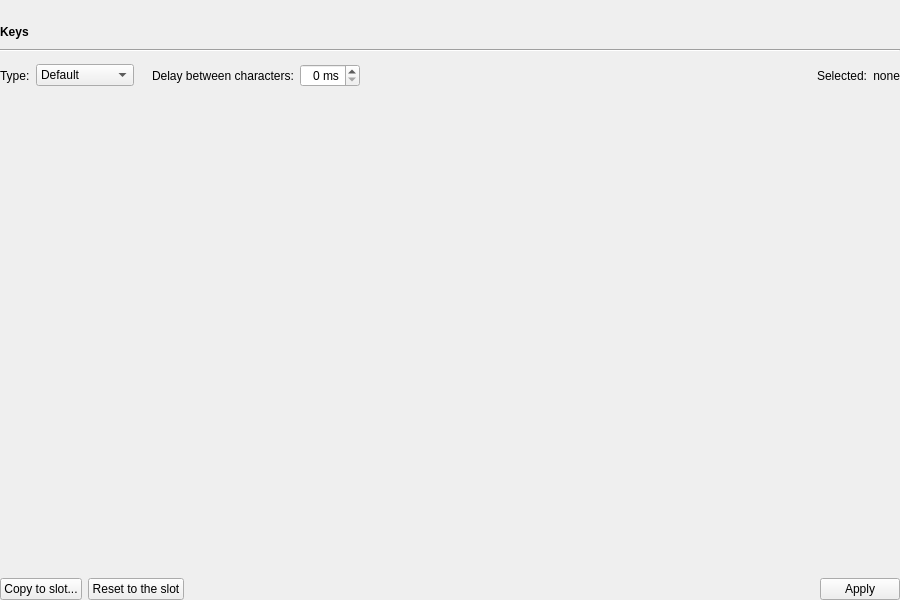
<?xml version="1.0" encoding="UTF-8"?>
<ui version="4.0">
 <class>HwBindWidget</class>
 <widget class="QWidget" name="HwBindWidget">
  <property name="geometry">
   <rect>
    <x>0</x>
    <y>0</y>
    <width>900</width>
    <height>600</height>
   </rect>
  </property>
  <property name="windowTitle">
   <string notr="true">Form</string>
  </property>
  <layout class="QVBoxLayout" name="top" stretch="0,0,0,0,0,1">
   <property name="leftMargin">
    <number>0</number>
   </property>
   <property name="topMargin">
    <number>0</number>
   </property>
   <property name="rightMargin">
    <number>0</number>
   </property>
   <property name="bottomMargin">
    <number>0</number>
   </property>
   <item>
    <widget class="QLabel" name="banner">
     <property name="wordWrap">
      <bool>true</bool>
     </property>
    </widget>
   </item>
   <item>
    <widget class="QLabel" name="keysTitle">
     <property name="minimumSize">
      <size>
       <width>0</width>
       <height>23</height>
      </size>
     </property>
     <property name="font">
      <font>
       <bold>true</bold>
      </font>
     </property>
     <property name="text">
      <string>Keys</string>
     </property>
    </widget>
   </item>
   <item>
    <widget class="Line" name="keysLine">
     <property name="orientation">
      <enum>Qt::Horizontal</enum>
     </property>
    </widget>
   </item>
   <item>
    <widget class="QWidget" name="keysHolder" native="true"/>
   </item>
   <item>
    <widget class="HwEditorBox" name="editorBox" native="true">
     <layout class="QVBoxLayout" name="boxLayout" stretch="0,1,0,0,0">
      <property name="leftMargin">
       <number>0</number>
      </property>
      <property name="topMargin">
       <number>0</number>
      </property>
      <property name="rightMargin">
       <number>0</number>
      </property>
      <property name="bottomMargin">
       <number>0</number>
      </property>
      <item>
       <layout class="QHBoxLayout" name="typeRow" stretch="0,0,0,0,1,0">
        <item>
         <widget class="QLabel" name="typeLabel">
          <property name="text">
           <string>Type:</string>
          </property>
         </widget>
        </item>
        <item>
         <widget class="QComboBox" name="typeBox">
          <item>
           <property name="text">
            <string>Default</string>
           </property>
          </item>
          <item>
           <property name="text">
            <string>Remap</string>
           </property>
          </item>
          <item>
           <property name="text">
            <string>Macro</string>
           </property>
          </item>
          <item>
           <property name="text">
            <string>Text</string>
           </property>
          </item>
          <item>
           <property name="text">
            <string>Kept as read</string>
           </property>
          </item>
         </widget>
        </item>
        <item>
         <spacer name="typeSpacer">
          <property name="orientation">
           <enum>Qt::Horizontal</enum>
          </property>
          <property name="sizeType">
           <enum>QSizePolicy::Fixed</enum>
          </property>
          <property name="sizeHint" stdset="0">
           <size>
            <width>12</width>
            <height>0</height>
           </size>
          </property>
         </spacer>
        </item>
        <item>
         <widget class="QWidget" name="textDelayBox" native="true">
          <layout class="QHBoxLayout" name="textDelayLayout">
           <property name="leftMargin">
            <number>0</number>
           </property>
           <property name="topMargin">
            <number>0</number>
           </property>
           <property name="rightMargin">
            <number>0</number>
           </property>
           <property name="bottomMargin">
            <number>0</number>
           </property>
           <item>
            <widget class="QLabel" name="textDelayLabel">
             <property name="text">
              <string>Delay between characters:</string>
             </property>
            </widget>
           </item>
           <item>
            <widget class="QSpinBox" name="textDelay">
             <property name="alignment">
              <set>Qt::AlignRight|Qt::AlignVCenter</set>
             </property>
             <property name="suffix">
              <string> ms</string>
             </property>
            </widget>
           </item>
          </layout>
         </widget>
        </item>
        <item>
         <spacer name="typeStretch">
          <property name="orientation">
           <enum>Qt::Horizontal</enum>
          </property>
          <property name="sizeHint" stdset="0">
           <size>
            <width>0</width>
            <height>0</height>
           </size>
          </property>
         </spacer>
        </item>
        <item>
         <widget class="QWidget" name="selectedBlock" native="true">
          <layout class="QHBoxLayout" name="selectedLayout" stretch="0,1">
           <property name="leftMargin">
            <number>0</number>
           </property>
           <property name="topMargin">
            <number>0</number>
           </property>
           <property name="rightMargin">
            <number>0</number>
           </property>
           <property name="bottomMargin">
            <number>0</number>
           </property>
           <item>
            <widget class="QLabel" name="selectedTitle">
             <property name="text">
              <string>Selected:</string>
             </property>
            </widget>
           </item>
           <item>
            <widget class="QLabel" name="selectedKeys">
             <property name="text">
              <string>none</string>
             </property>
             <property name="alignment">
              <set>Qt::AlignRight|Qt::AlignVCenter</set>
             </property>
            </widget>
           </item>
          </layout>
         </widget>
        </item>
       </layout>
      </item>
      <item>
       <widget class="QStackedWidget" name="pages">
        <widget class="QWidget" name="defaultPage"/>
        <widget class="QWidget" name="remapPage">
         <layout class="QVBoxLayout" name="remapLayout">
          <property name="leftMargin">
           <number>0</number>
          </property>
          <property name="topMargin">
           <number>0</number>
          </property>
          <property name="rightMargin">
           <number>0</number>
          </property>
          <property name="bottomMargin">
           <number>0</number>
          </property>
          <item>
           <widget class="QTabWidget" name="remapTabs">
            <property name="currentIndex">
             <number>0</number>
            </property>
            <widget class="QWidget" name="keyboardTab">
             <attribute name="title">
              <string>Keyboard</string>
             </attribute>
             <widget class="QWidget" name="keyboardKeys" native="true"/>
             <widget class="QWidget" name="imitateColumn" native="true">
              <property name="minimumSize">
               <size>
                <width>240</width>
                <height>0</height>
               </size>
              </property>
              <property name="maximumSize">
               <size>
                <width>240</width>
                <height>16777215</height>
               </size>
              </property>
              <layout class="QVBoxLayout" name="imitateLayout">
               <property name="leftMargin">
                <number>0</number>
               </property>
               <property name="topMargin">
                <number>0</number>
               </property>
               <property name="rightMargin">
                <number>0</number>
               </property>
               <property name="bottomMargin">
                <number>0</number>
               </property>
               <item>
                <widget class="QCheckBox" name="imitateCheck">
                 <property name="toolTip">
                  <string>Holds the key: On press for the time below, Toggle until the key is pressed again. iCUE offers it on the keys of its keyboard, not on the media keys.</string>
                 </property>
                 <property name="text">
                  <string>Imitate holding key</string>
                 </property>
                </widget>
               </item>
               <item>
                <widget class="QComboBox" name="imitateMode">
                 <item>
                  <property name="text">
                   <string>On press</string>
                  </property>
                 </item>
                 <item>
                  <property name="text">
                   <string>Toggle</string>
                  </property>
                 </item>
                </widget>
               </item>
               <item>
                <widget class="QWidget" name="terminateRow" native="true">
                 <layout class="QHBoxLayout" name="terminateLayout">
                  <property name="leftMargin">
                   <number>0</number>
                  </property>
                  <property name="topMargin">
                   <number>0</number>
                  </property>
                  <property name="rightMargin">
                   <number>0</number>
                  </property>
                  <property name="bottomMargin">
                   <number>0</number>
                  </property>
                  <item>
                   <widget class="QLabel" name="terminateLabel">
                    <property name="text">
                     <string>Terminate in:</string>
                    </property>
                   </widget>
                  </item>
                  <item>
                   <widget class="QDoubleSpinBox" name="terminateSpin">
                    <property name="minimumSize">
                     <size>
                      <width>100</width>
                      <height>0</height>
                     </size>
                    </property>
                    <property name="maximumSize">
                     <size>
                      <width>100</width>
                      <height>16777215</height>
                     </size>
                    </property>
                    <property name="suffix">
                     <string> s</string>
                    </property>
                    <property name="decimals">
                     <number>1</number>
                    </property>
                    <property name="minimum">
                     <double>0.100000000000000</double>
                    </property>
                    <property name="maximum">
                     <double>99999.000000000000000</double>
                    </property>
                    <property name="singleStep">
                     <double>0.100000000000000</double>
                    </property>
                   </widget>
                  </item>
                  <item>
                   <spacer name="terminateStretch">
                    <property name="orientation">
                     <enum>Qt::Horizontal</enum>
                    </property>
                    <property name="sizeHint" stdset="0">
                     <size>
                      <width>0</width>
                      <height>0</height>
                     </size>
                    </property>
                   </spacer>
                  </item>
                 </layout>
                </widget>
               </item>
               <item>
                <spacer name="imitateStretch">
                 <property name="orientation">
                  <enum>Qt::Vertical</enum>
                 </property>
                 <property name="sizeHint" stdset="0">
                  <size>
                   <width>0</width>
                   <height>0</height>
                  </size>
                 </property>
                </spacer>
               </item>
              </layout>
             </widget>
            </widget>
            <widget class="QWidget" name="mouseTab">
             <attribute name="title">
              <string>Mouse</string>
             </attribute>
             <layout class="QVBoxLayout" name="mouseLayout">
              <item>
               <widget class="QLabel" name="mouseLabel">
                <property name="text">
                 <string>Button:</string>
                </property>
               </widget>
              </item>
              <item>
               <widget class="QRadioButton" name="mouse1Radio">
                <property name="text">
                 <string>Mouse1 (Left)</string>
                </property>
                <attribute name="buttonGroup">
                 <string notr="true">mouseGroup</string>
                </attribute>
               </widget>
              </item>
              <item>
               <widget class="QRadioButton" name="mouse2Radio">
                <property name="text">
                 <string>Mouse2 (Right)</string>
                </property>
                <attribute name="buttonGroup">
                 <string notr="true">mouseGroup</string>
                </attribute>
               </widget>
              </item>
              <item>
               <widget class="QRadioButton" name="mouse3Radio">
                <property name="text">
                 <string>Mouse3 (Middle)</string>
                </property>
                <attribute name="buttonGroup">
                 <string notr="true">mouseGroup</string>
                </attribute>
               </widget>
              </item>
              <item>
               <widget class="QRadioButton" name="mouse4Radio">
                <property name="text">
                 <string>Mouse4 (Back)</string>
                </property>
                <attribute name="buttonGroup">
                 <string notr="true">mouseGroup</string>
                </attribute>
               </widget>
              </item>
              <item>
               <widget class="QRadioButton" name="mouse5Radio">
                <property name="text">
                 <string>Mouse5 (Forward)</string>
                </property>
                <attribute name="buttonGroup">
                 <string notr="true">mouseGroup</string>
                </attribute>
               </widget>
              </item>
              <item>
               <spacer name="mouseStretch">
                <property name="orientation">
                 <enum>Qt::Vertical</enum>
                </property>
                <property name="sizeHint" stdset="0">
                 <size>
                  <width>0</width>
                  <height>0</height>
                 </size>
                </property>
               </spacer>
              </item>
             </layout>
            </widget>
            <widget class="QWidget" name="shortcutTab">
             <attribute name="title">
              <string>Shortcut</string>
             </attribute>
             <widget class="QWidget" name="shortcutKeys" native="true"/>
             <widget class="QWidget" name="shortcutColumn" native="true">
              <property name="minimumSize">
               <size>
                <width>240</width>
                <height>0</height>
               </size>
              </property>
              <property name="maximumSize">
               <size>
                <width>240</width>
                <height>16777215</height>
               </size>
              </property>
              <layout class="QGridLayout" name="shortcutGrid">
               <property name="leftMargin">
                <number>0</number>
               </property>
               <property name="topMargin">
                <number>0</number>
               </property>
               <property name="rightMargin">
                <number>0</number>
               </property>
               <property name="bottomMargin">
                <number>0</number>
               </property>
               <item row="0" column="0" colspan="2">
                <widget class="HwShortcutChips" name="shortcutChips" native="true"/>
               </item>
               <item row="1" column="0">
                <widget class="QPushButton" name="winButton">
                 <property name="text">
                  <string>Win</string>
                 </property>
                 <property name="checkable">
                  <bool>true</bool>
                 </property>
                </widget>
               </item>
               <item row="1" column="1">
                <widget class="QPushButton" name="ctrlButton">
                 <property name="text">
                  <string>Ctrl</string>
                 </property>
                 <property name="checkable">
                  <bool>true</bool>
                 </property>
                </widget>
               </item>
               <item row="2" column="0">
                <widget class="QPushButton" name="altButton">
                 <property name="text">
                  <string>Alt</string>
                 </property>
                 <property name="checkable">
                  <bool>true</bool>
                 </property>
                </widget>
               </item>
               <item row="2" column="1">
                <widget class="QPushButton" name="shiftButton">
                 <property name="text">
                  <string>Shift</string>
                 </property>
                 <property name="checkable">
                  <bool>true</bool>
                 </property>
                </widget>
               </item>
               <item row="3" column="0" colspan="2">
                <spacer name="shortcutStretch">
                 <property name="orientation">
                  <enum>Qt::Vertical</enum>
                 </property>
                 <property name="sizeHint" stdset="0">
                  <size>
                   <width>0</width>
                   <height>0</height>
                  </size>
                 </property>
                </spacer>
               </item>
               <item row="4" column="0">
                <widget class="QPushButton" name="clearShortcutButton">
                 <property name="text">
                  <string>Clear</string>
                 </property>
                </widget>
               </item>
              </layout>
             </widget>
            </widget>
            <widget class="QWidget" name="languageTab">
             <attribute name="title">
              <string>Language keys</string>
             </attribute>
             <layout class="QHBoxLayout" name="languageRow" stretch="0,0,1">
              <item alignment="Qt::AlignTop">
               <widget class="QLabel" name="languageLabel">
                <property name="text">
                 <string>Key:</string>
                </property>
               </widget>
              </item>
              <item alignment="Qt::AlignTop">
               <widget class="QComboBox" name="languageBox">
                <property name="minimumSize">
                 <size>
                  <width>300</width>
                  <height>0</height>
                 </size>
                </property>
                <item>
                 <property name="text">
                  <string>Lang1 (Hangul/English)</string>
                 </property>
                </item>
                <item>
                 <property name="text">
                  <string>Lang2 (Hanja)</string>
                 </property>
                </item>
                <item>
                 <property name="text">
                  <string>International1 (Ro)</string>
                 </property>
                </item>
                <item>
                 <property name="text">
                  <string>International2 (Katakana/Hiragana)</string>
                 </property>
                </item>
                <item>
                 <property name="text">
                  <string>International3 (Yen)</string>
                 </property>
                </item>
                <item>
                 <property name="text">
                  <string>International4 (Henkan)</string>
                 </property>
                </item>
                <item>
                 <property name="text">
                  <string>International5 (Muhenkan)</string>
                 </property>
                </item>
                <item>
                 <property name="text">
                  <string>Non-US # and ~</string>
                 </property>
                </item>
                <item>
                 <property name="text">
                  <string>Non-US \ and |</string>
                 </property>
                </item>
               </widget>
              </item>
              <item>
               <spacer name="languageStretch">
                <property name="orientation">
                 <enum>Qt::Horizontal</enum>
                </property>
                <property name="sizeHint" stdset="0">
                 <size>
                  <width>0</width>
                  <height>0</height>
                 </size>
                </property>
               </spacer>
              </item>
             </layout>
            </widget>
           </widget>
          </item>
         </layout>
        </widget>
        <widget class="QWidget" name="macroPage">
         <layout class="QGridLayout" name="macroGrid" rowstretch="0,0,0,1" columnstretch="0,0,0,1">
          <property name="leftMargin">
           <number>0</number>
          </property>
          <property name="topMargin">
           <number>0</number>
          </property>
          <property name="rightMargin">
           <number>0</number>
          </property>
          <property name="bottomMargin">
           <number>0</number>
          </property>
          <item row="0" column="0">
           <widget class="QLabel" name="macroKeyLabel">
            <property name="text">
             <string>Key:</string>
            </property>
           </widget>
          </item>
          <item row="0" column="1">
           <widget class="QComboBox" name="keyChooser"/>
          </item>
          <item row="0" column="2">
           <widget class="QPushButton" name="pressButton">
            <property name="text">
             <string>Press</string>
            </property>
           </widget>
          </item>
          <item row="0" column="3" alignment="Qt::AlignLeft">
           <widget class="QPushButton" name="releaseButton">
            <property name="text">
             <string>Release</string>
            </property>
           </widget>
          </item>
          <item row="1" column="0">
           <widget class="QLabel" name="delayLabel">
            <property name="text">
             <string>Delay:</string>
            </property>
           </widget>
          </item>
          <item row="1" column="1">
           <widget class="QSpinBox" name="delaySpin">
            <property name="alignment">
             <set>Qt::AlignRight|Qt::AlignVCenter</set>
            </property>
            <property name="suffix">
             <string> ms</string>
            </property>
           </widget>
          </item>
          <item row="1" column="2">
           <widget class="QPushButton" name="delayButton">
            <property name="text">
             <string>Delay</string>
            </property>
           </widget>
          </item>
          <item row="1" column="3" alignment="Qt::AlignRight">
           <widget class="QWidget" name="macroRight" native="true">
            <layout class="QHBoxLayout" name="macroRightLayout">
             <property name="leftMargin">
              <number>0</number>
             </property>
             <property name="topMargin">
              <number>0</number>
             </property>
             <property name="rightMargin">
              <number>0</number>
             </property>
             <property name="bottomMargin">
              <number>0</number>
             </property>
             <item>
              <widget class="QLabel" name="runLabel">
               <property name="text">
                <string>Run:</string>
               </property>
              </widget>
             </item>
             <item>
              <widget class="QComboBox" name="runBox">
               <property name="toolTip">
                <string>On press, On release: the macro runs once. While pressed: it runs once and stops when the key is released. Toggle: a press starts it, the next press stops it.</string>
               </property>
              </widget>
             </item>
             <item>
              <spacer name="runSpacer">
               <property name="orientation">
                <enum>Qt::Horizontal</enum>
               </property>
               <property name="sizeType">
                <enum>QSizePolicy::Fixed</enum>
               </property>
               <property name="sizeHint" stdset="0">
                <size>
                 <width>12</width>
                 <height>0</height>
                </size>
               </property>
              </spacer>
             </item>
             <item>
              <widget class="QPushButton" name="recordButton">
               <property name="toolTip">
                <string>Records the physical keys. While recording the keyboard is in software mode with no bindings and its lights are grey; it goes back to its hardware slot when recording stops.</string>
               </property>
               <property name="text">
                <string>Record</string>
               </property>
              </widget>
             </item>
            </layout>
           </widget>
          </item>
          <item row="2" column="0">
           <widget class="QLabel" name="maxLabel">
            <property name="text">
             <string>Max:</string>
            </property>
           </widget>
          </item>
          <item row="2" column="1">
           <widget class="QSpinBox" name="maxSpin">
            <property name="alignment">
             <set>Qt::AlignRight|Qt::AlignVCenter</set>
            </property>
            <property name="suffix">
             <string> ms</string>
            </property>
           </widget>
          </item>
          <item row="2" column="2">
           <widget class="QPushButton" name="varDelayButton">
            <property name="text">
             <string>Var. Delay</string>
            </property>
           </widget>
          </item>
          <item row="2" column="3" rowspan="2">
           <widget class="HwMacroTable" name="macroTable">
            <property name="contextMenuPolicy">
             <enum>Qt::CustomContextMenu</enum>
            </property>
            <property name="acceptDrops">
             <bool>true</bool>
            </property>
            <property name="editTriggers">
             <set>QAbstractItemView::NoEditTriggers</set>
            </property>
            <property name="dragEnabled">
             <bool>true</bool>
            </property>
            <property name="dragDropOverwriteMode">
             <bool>false</bool>
            </property>
            <property name="dragDropMode">
             <enum>QAbstractItemView::DragDrop</enum>
            </property>
            <property name="alternatingRowColors">
             <bool>true</bool>
            </property>
            <property name="selectionMode">
             <enum>QAbstractItemView::ContiguousSelection</enum>
            </property>
            <property name="selectionBehavior">
             <enum>QAbstractItemView::SelectRows</enum>
            </property>
            <property name="showGrid">
             <bool>false</bool>
            </property>
            <attribute name="horizontalHeaderStretchLastSection">
             <bool>false</bool>
            </attribute>
            <column>
             <property name="text">
              <string>Event</string>
             </property>
            </column>
            <column>
             <property name="text">
              <string>Key</string>
             </property>
            </column>
            <column>
             <property name="text">
              <string>Delay</string>
             </property>
            </column>
           </widget>
          </item>
         </layout>
        </widget>
        <widget class="QWidget" name="textPage">
         <layout class="QVBoxLayout" name="textLayout" stretch="1,0">
          <property name="leftMargin">
           <number>0</number>
          </property>
          <property name="topMargin">
           <number>0</number>
          </property>
          <property name="rightMargin">
           <number>0</number>
          </property>
          <property name="bottomMargin">
           <number>0</number>
          </property>
          <item>
           <layout class="QHBoxLayout" name="textRow" stretch="1">
            <item>
             <widget class="QPlainTextEdit" name="textEdit"/>
            </item>
           </layout>
          </item>
          <item>
           <widget class="QLabel" name="textWhy">
            <property name="wordWrap">
             <bool>true</bool>
            </property>
           </widget>
          </item>
         </layout>
        </widget>
        <widget class="QLabel" name="keptLabel">
         <property name="wordWrap">
          <bool>true</bool>
         </property>
        </widget>
       </widget>
      </item>
      <item>
       <widget class="QLabel" name="flagsLabel">
        <property name="wordWrap">
         <bool>true</bool>
        </property>
       </widget>
      </item>
      <item>
       <widget class="QLabel" name="textNote">
        <property name="wordWrap">
         <bool>true</bool>
        </property>
       </widget>
      </item>
      <item>
       <widget class="QLabel" name="errorLabel">
        <property name="styleSheet">
         <string notr="true">color: red</string>
        </property>
        <property name="wordWrap">
         <bool>true</bool>
        </property>
       </widget>
      </item>
      <item>
       <layout class="QHBoxLayout" name="buttonsRow" stretch="0,0,1,0">
        <item>
         <widget class="QPushButton" name="copyButton">
          <property name="text">
           <string>Copy to slot...</string>
          </property>
         </widget>
        </item>
        <item>
         <widget class="QPushButton" name="resetButton">
          <property name="text">
           <string>Reset to the slot</string>
          </property>
         </widget>
        </item>
        <item>
         <widget class="QLabel" name="noticeLabel">
          <property name="alignment">
           <set>Qt::AlignRight|Qt::AlignVCenter</set>
          </property>
          <property name="wordWrap">
           <bool>true</bool>
          </property>
         </widget>
        </item>
        <item>
         <widget class="QPushButton" name="applyButton">
          <property name="text">
           <string>Apply</string>
          </property>
         </widget>
        </item>
       </layout>
      </item>
     </layout>
    </widget>
   </item>
  </layout>
 </widget>
 <customwidgets>
  <customwidget>
   <class>HwShortcutChips</class>
   <extends>QWidget</extends>
   <header>hwbindwidgetparts.h</header>
  </customwidget>
  <customwidget>
   <class>HwEditorBox</class>
   <extends>QWidget</extends>
   <header>hwbindwidgetparts.h</header>
   <container>1</container>
  </customwidget>
  <customwidget>
   <class>HwMacroTable</class>
   <extends>QTableWidget</extends>
   <header>hwbindwidgetparts.h</header>
  </customwidget>
 </customwidgets>
 <resources/>
 <connections/>
 <buttongroups>
  <buttongroup name="mouseGroup"/>
 </buttongroups>
</ui>
